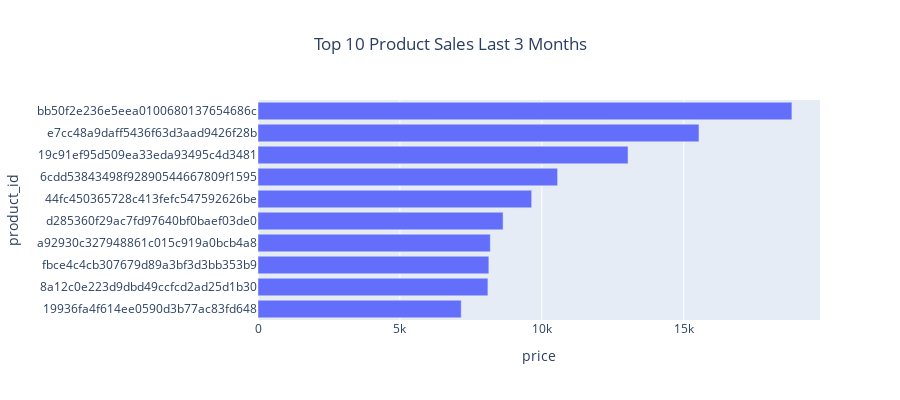

Write notebook code for a chart like this one.
### Code cell
fig = px.bar(top10_product_sales, x="price", y="product_id",  orientation='h',
#              hover_data=["tip", "size"],
             height=400,
             title='Top 10 Product Sales Last 3 Months')
fig.update_layout(yaxis={'categoryorder':'total ascending'},title_x = 0.5)

### Figure 1 — Plotly figure (JSON) as saved in the notebook; plotly's stock layout.template omitted (floating-point values rounded to 4 significant figures)
{"data": [{"alignmentgroup": "True", "hovertemplate": "price=%{x}<br>product_id=%{y}<extra></extra>", "legendgroup": "", "marker": {"color": "#636efa", "pattern": {"shape": ""}}, "name": "", "offsetgroup": "", "orientation": "h", "showlegend": false, "textposition": "auto", "type": "bar", "x": [18810, 15536, 13040.0, 10556, 9642, 8635.0, 8185, 8133, 8100, 7160], "xaxis": "x", "y": ["bb50f2e236e5eea0100680137654686c", "e7cc48a9daff5436f63d3aad9426f28b", "19c91ef95d509ea33eda93495c4d3481", "6cdd53843498f92890544667809f1595", "44fc450365728c413fefc547592626be", "d285360f29ac7fd97640bf0baef03de0", "a92930c327948861c015c919a0bcb4a8", "fbce4c4cb307679d89a3bf3d3bb353b9", "8a12c0e223d9dbd49ccfcd2ad25d1b30", "19936fa4f614ee0590d3b77ac83fd648"], "yaxis": "y"}], "layout": {"barmode": "relative", "height": 400, "legend": {"tracegroupgap": 0}, "title": {"text": "Top 10 Product Sales Last 3 Months", "x": 0.5}, "xaxis": {"anchor": "y", "domain": [0, 1], "title": {"text": "price"}}, "yaxis": {"anchor": "x", "categoryorder": "total ascending", "domain": [0, 1], "title": {"text": "product_id"}}}}
